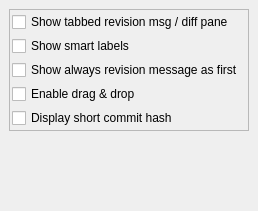
     <widget class="QWidget" name="Browse">
      <attribute name="title">
       <string>&amp;Browse</string>
      </attribute>
      <layout class="QHBoxLayout">
       <property name="spacing">
        <number>6</number>
       </property>
       <property name="leftMargin">
        <number>9</number>
       </property>
       <property name="topMargin">
        <number>9</number>
       </property>
       <property name="rightMargin">
        <number>9</number>
       </property>
       <property name="bottomMargin">
        <number>9</number>
       </property>
       <item>
        <layout class="QVBoxLayout">
         <property name="spacing">
          <number>0</number>
         </property>
         <property name="leftMargin">
          <number>0</number>
         </property>
         <property name="topMargin">
          <number>0</number>
         </property>
         <property name="rightMargin">
          <number>0</number>
         </property>
         <property name="bottomMargin">
          <number>0</number>
         </property>
         <item>
          <widget class="QFrame" name="frame_5">
           <property name="frameShape">
            <enum>QFrame::Shape::StyledPanel</enum>
           </property>
           <property name="frameShadow">
            <enum>QFrame::Shadow::Raised</enum>
           </property>
           <layout class="QHBoxLayout">
            <property name="spacing">
             <number>0</number>
            </property>
            <property name="leftMargin">
             <number>2</number>
            </property>
            <property name="topMargin">
             <number>2</number>
            </property>
            <property name="rightMargin">
             <number>2</number>
            </property>
            <property name="bottomMargin">
             <number>2</number>
            </property>
            <item>
             <layout class="QVBoxLayout">
              <property name="spacing">
               <number>4</number>
              </property>
              <property name="leftMargin">
               <number>0</number>
              </property>
              <property name="topMargin">
               <number>0</number>
              </property>
              <property name="rightMargin">
               <number>0</number>
              </property>
              <property name="bottomMargin">
               <number>0</number>
              </property>
              <item>
               <widget class="QCheckBox" name="checkBoxLogDiffTab">
                <property name="toolTip">
                 <string>Check to see tabbed revision log / diff pane</string>
                </property>
                <property name="text">
                 <string>Show tabbed revision msg / diff pane</string>
                </property>
               </widget>
              </item>
              <item>
               <widget class="QCheckBox" name="checkBoxSmartLabels">
                <property name="toolTip">
                 <string>Check to show smart jump labels on revision description pane</string>
                </property>
                <property name="text">
                 <string>Show smart labels</string>
                </property>
               </widget>
              </item>
              <item>
               <widget class="QCheckBox" name="checkBoxMsgOnNewSHA">
                <property name="toolTip">
                 <string>Check to see always the revision description in main view when browsing the repo. Patch content will be visible after request.</string>
                </property>
                <property name="text">
                 <string>Show always revision message as first </string>
                </property>
                <property name="shortcut">
                 <string>Alt+Y</string>
                </property>
               </widget>
              </item>
              <item>
               <widget class="QCheckBox" name="checkBoxEnableDragnDrop">
                <property name="toolTip">
                 <string>Check to enable Git operations, etc. via drag &amp; drop</string>
                </property>
                <property name="text">
                 <string>Enable drag &amp;&amp; drop</string>
                </property>
               </widget>
              </item>
              <item>
               <widget class="QCheckBox" name="checkBoxShowShortRef">
                <property name="toolTip">
                 <string>Check to display short commit hash instead of full-length hash</string>
                </property>
                <property name="text">
                 <string>Display short commit hash</string>
                </property>
               </widget>
              </item>
             </layout>
            </item>
           </layout>
          </widget>
         </item>
         <item>
          <spacer>
           <property name="orientation">
            <enum>Qt::Orientation::Vertical</enum>
           </property>
           <property name="sizeHint" stdset="0">
            <size>
             <width>20</width>
             <height>71</height>
            </size>
           </property>
          </spacer>
         </item>
        </layout>
       </item>
      </layout>
     </widget>
